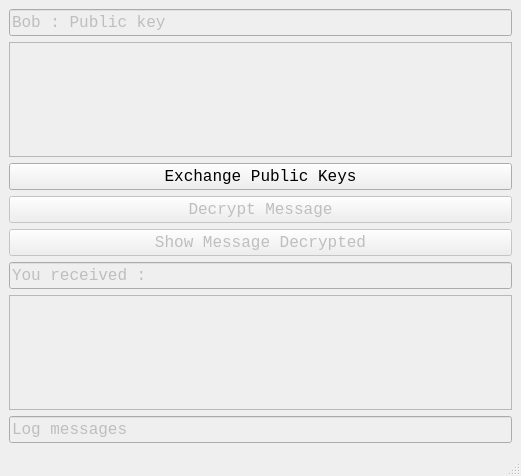
<?xml version="1.0" encoding="UTF-8"?>
<ui version="4.0">
 <class>Bob</class>
 <widget class="QMainWindow" name="Bob">
  <property name="geometry">
   <rect>
    <x>0</x>
    <y>0</y>
    <width>521</width>
    <height>476</height>
   </rect>
  </property>
  <property name="font">
   <font>
    <family>Consolas</family>
    <pointsize>12</pointsize>
   </font>
  </property>
  <property name="windowTitle">
   <string>MainWindow</string>
  </property>
  <widget class="QWidget" name="centralwidget">
   <layout class="QVBoxLayout" name="verticalLayout_2">
    <item>
     <layout class="QVBoxLayout" name="verticalLayout">
      <item>
       <widget class="QLineEdit" name="up_line">
        <property name="enabled">
         <bool>false</bool>
        </property>
        <property name="font">
         <font>
          <family>Consolas</family>
          <pointsize>12</pointsize>
         </font>
        </property>
        <property name="text">
         <string>Bob : Public key</string>
        </property>
       </widget>
      </item>
      <item>
       <widget class="QPlainTextEdit" name="publickey_text">
        <property name="enabled">
         <bool>false</bool>
        </property>
        <property name="lineWrapMode">
         <enum>QPlainTextEdit::LineWrapMode::WidgetWidth</enum>
        </property>
        <property name="plainText">
         <string/>
        </property>
       </widget>
      </item>
      <item>
       <widget class="QPushButton" name="exchange_button">
        <property name="text">
         <string>Exchange Public Keys</string>
        </property>
       </widget>
      </item>
      <item>
       <widget class="QPushButton" name="decrypt_button">
        <property name="enabled">
         <bool>false</bool>
        </property>
        <property name="text">
         <string>Decrypt Message</string>
        </property>
       </widget>
      </item>
      <item>
       <widget class="QPushButton" name="showmessage_button">
        <property name="enabled">
         <bool>false</bool>
        </property>
        <property name="text">
         <string>Show Message Decrypted</string>
        </property>
       </widget>
      </item>
      <item>
       <widget class="QLineEdit" name="middle_line">
        <property name="enabled">
         <bool>false</bool>
        </property>
        <property name="font">
         <font>
          <family>Consolas</family>
          <pointsize>12</pointsize>
         </font>
        </property>
        <property name="text">
         <string>You received : </string>
        </property>
       </widget>
      </item>
      <item>
       <widget class="QPlainTextEdit" name="message_text">
        <property name="enabled">
         <bool>false</bool>
        </property>
        <property name="font">
         <font>
          <family>Consolas</family>
          <pointsize>12</pointsize>
         </font>
        </property>
       </widget>
      </item>
      <item>
       <widget class="QLineEdit" name="log_line">
        <property name="enabled">
         <bool>false</bool>
        </property>
        <property name="font">
         <font>
          <family>Consolas</family>
          <pointsize>12</pointsize>
         </font>
        </property>
        <property name="text">
         <string>Log messages</string>
        </property>
       </widget>
      </item>
     </layout>
    </item>
   </layout>
  </widget>
  <widget class="QMenuBar" name="menubar">
   <property name="geometry">
    <rect>
     <x>0</x>
     <y>0</y>
     <width>521</width>
     <height>21</height>
    </rect>
   </property>
  </widget>
  <widget class="QStatusBar" name="statusbar"/>
 </widget>
 <resources/>
 <connections/>
</ui>
